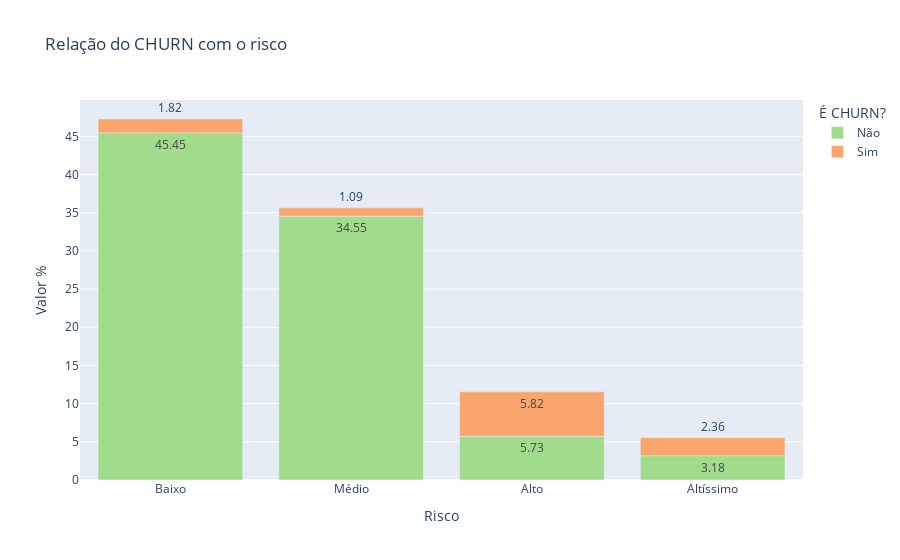

The notebook cell saved with this chart:
### Markdown cell above
## Relação do CHURN com o risco

A maior proporção de CHURN é a de associados com risco alto.

### Code cell
df_aux = df[['id_associado','is_churn', 'risco']].groupby(['is_churn', 'risco']).agg({'id_associado': 'count'}).reset_index().rename(columns={'id_associado':'total'})
df_aux['perc'] = df_aux['total']/df_aux['total'].sum() * 100
df_aux['is_churn'] = df_aux['is_churn'].map({True: 'Sim', False: 'Não'})

fig = px.bar(df_aux, x="risco", y="perc", color="is_churn", title="Relação do CHURN com o risco", color_discrete_sequence=palette_plotly, labels={'risco': 'Risco', 'perc':'Valor %'}, text_auto='.2f')
fig.update_layout(
    legend=dict(
        title='É CHURN?'
    )
)
fig.show()

### Figure 1 — Plotly figure (JSON) as saved in the notebook; plotly's stock layout.template omitted (floating-point values rounded to 4 significant figures)
{"data": [{"alignmentgroup": "True", "hovertemplate": "is_churn=Não<br>Risco=%{x}<br>Valor %=%{y}<extra></extra>", "legendgroup": "Não", "marker": {"color": "#A0DC8C", "pattern": {"shape": ""}}, "name": "Não", "offsetgroup": "Não", "orientation": "v", "showlegend": true, "textposition": "auto", "texttemplate": "%{y:.2f}", "type": "bar", "x": ["Baixo", "Médio", "Alto", "Altíssimo"], "xaxis": "x", "y": [45.45, 34.55, 5.727, 3.182], "yaxis": "y"}, {"alignmentgroup": "True", "hovertemplate": "is_churn=Sim<br>Risco=%{x}<br>Valor %=%{y}<extra></extra>", "legendgroup": "Sim", "marker": {"color": "#FAA56E", "pattern": {"shape": ""}}, "name": "Sim", "offsetgroup": "Sim", "orientation": "v", "showlegend": true, "textposition": "auto", "texttemplate": "%{y:.2f}", "type": "bar", "x": ["Baixo", "Médio", "Alto", "Altíssimo"], "xaxis": "x", "y": [1.818, 1.091, 5.818, 2.364], "yaxis": "y"}], "layout": {"barmode": "relative", "legend": {"title": {"text": "É CHURN?"}, "tracegroupgap": 0}, "title": {"text": "Relação do CHURN com o risco"}, "xaxis": {"anchor": "y", "domain": [0, 1], "title": {"text": "Risco"}}, "yaxis": {"anchor": "x", "domain": [0, 1], "title": {"text": "Valor %"}}}}
